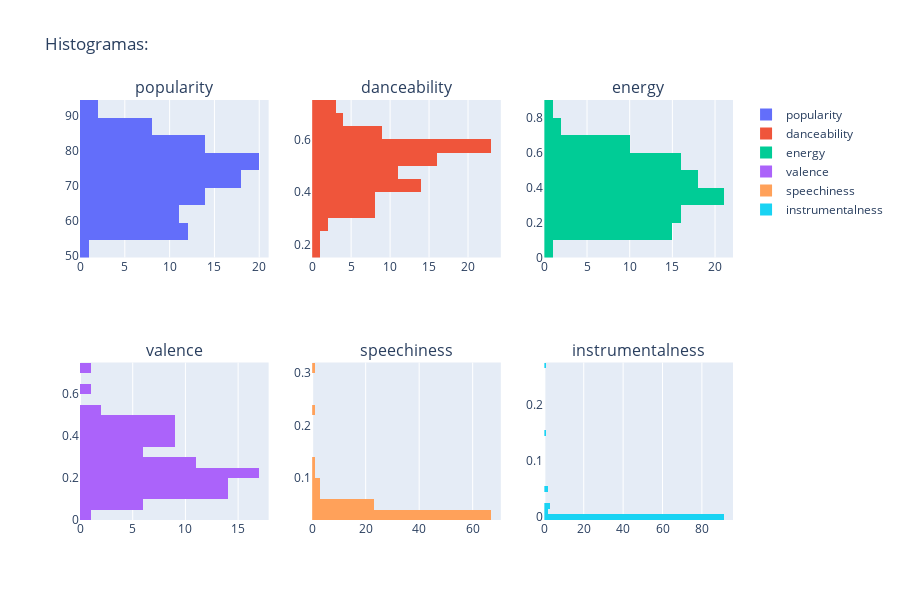

This figure's notebook cell:
### Markdown cell above
Del resto de variables se ha realizado una selección y se analizan las más interesantes:

### Code cell
cols = ['popularity','danceability', 'energy','valence', 'speechiness','instrumentalness']

fig = make_subplots(rows=2, cols=3, subplot_titles=cols)

for i, col in enumerate(cols):
    fig.add_trace(go.Histogram(y=sad_df[col], name=col), row=(i // 3) + 1, col=(i % 3) + 1)

fig.update_layout(
    title="Histogramas:",
    height=600,
    width=900
)

fig.show()
